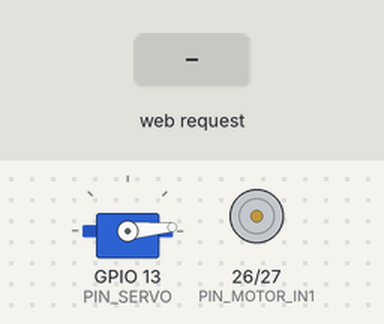
A sketch run on a simulated ESP32. On the bench: servo, motor-driver pin pairs drawn as motors (green arrow = first pin HIGH = forward, orange = second pin HIGH = backward, longer = more drive, scaled by the enable pin). Inputs (shaded band) come from the test bench. Servo pulses on a pin are drawn as a servo (544–2400 µs = 0–180°); what the sketch prints to the serial monitor is not drawn.

Above: at 1.4 s.
1.5 s: HTTP request GET /cmd?c=forward received
At 2.7 s:
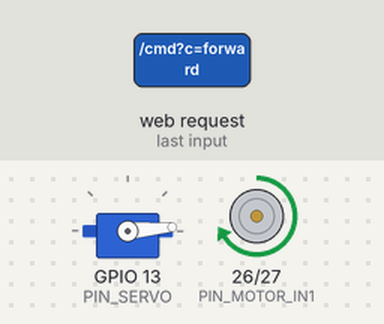
3.0 s: HTTP request GET /cmd?c=backward received
At 3.9 s:
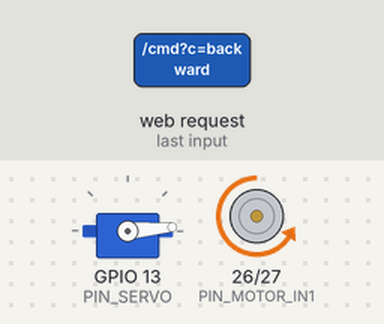
Timing chart, 0 to 6.0 s (numbered marks = the images above; inputs shaded):
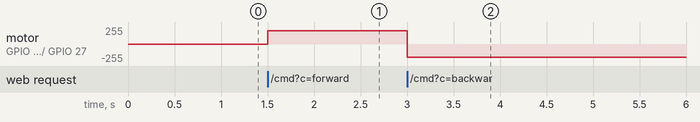

Measured:
- after the input at 1.5 s, motor on GPIO 26 (PIN_MOTOR_IN1) / GPIO 27 (PIN_MOTOR_IN2): stopped → forward 199/255 at once
- after the input at 3.0 s, motor on GPIO 26 (PIN_MOTOR_IN1) / GPIO 27 (PIN_MOTOR_IN2): forward 199/255 → backward 199/255 at once

The sketch:

RC-Car-WiFi-wAxis.ino
```cpp
/*
  ESP32 Web-Car Controller (updated for ESP32 Arduino core 3.x+ LEDC API)
  - AP SSID: "ESP32_Car" (no password)
  - Controls: w = forward, s = backward, a = left, d = right
  - Motor wiring:
      EN (speed PWM) -> GPIO 14
      IN1 (dir)      -> GPIO 26
      IN2 (dir)      -> GPIO 27
  - Servo signal -> GPIO 13
*/

#include <Arduino.h>

#ifndef ARDUINO_ARCH_ESP32
  #error "This sketch requires an ESP32 board. Select an ESP32 board in Tools->Board (install 'esp32' from Boards Manager if needed), then restart the IDE."
#endif

#ifdef ARDUINO_ARCH_ESP32
  #include "driver/ledc.h"
  #include <WiFi.h>
  #include <WebServer.h>
#endif

// ======= Pin configuration =======
const int PIN_MOTOR_EN  = 14;   // PWM enable pin
const int PIN_MOTOR_IN1 = 26;   // Motor direction IN1
const int PIN_MOTOR_IN2 = 27;   // Motor direction IN2
const int PIN_SERVO     = 13;   // Servo PWM signal

// ======= PWM configuration (new API uses pin-based attach) =======
// Motor PWM (use analog-style 8-bit range for convenience)
const uint32_t MOTOR_FREQ = 2000;    // 2 kHz for motors (adjust if needed)
const uint8_t  MOTOR_RES  = 8;       // 8-bit resolution (0..255)

// Servo: 50Hz
const uint32_t SERVO_FREQ = 50;      // 50 Hz for hobby servo
const uint8_t  SERVO_RES  = 16;      // bits of resolution for servo duty (1..20 allowed)

// Motor speed (0..maxMotor)
const uint8_t maxMotor = 200;       // change if you want slower/faster ( <= 255 for RES=8 )

// Servo pulse widths (microseconds)
const int SERVO_US_MIN = 0;  // full left (adjust if needed)
const int SERVO_US_CENTER = 600;
const int SERVO_US_MAX = 2000;  // full right (adjust if needed)
const int SERVO_LEFT_US   = 350;
const int SERVO_RIGHT_US  = 850;
const int SERVO_CENTER_US = SERVO_US_CENTER;

// ======= WiFi / Web server =======
WebServer server(80);
const char *AP_SSID = "ESP32_Car";
const char *AP_PSWD = ""; // open AP

// ======= Helper: convert microsecond pulse to duty for ledcWrite(pin, duty) =======
uint32_t servoDutyFromMicroseconds(int us) {
  // period in microseconds:
  const double period_us = 1e6 / (double)SERVO_FREQ; // ~20000 us for 50Hz
  const uint32_t maxDuty = (1UL << SERVO_RES) - 1;
  double fraction = (double)us / period_us;
  if (fraction < 0) fraction = 0;
  if (fraction > 1) fraction = 1;
  uint32_t duty = (uint32_t)(fraction * (double)maxDuty + 0.5);
  if (duty > maxDuty) duty = maxDuty;
  return duty;
}

// ======= Motor control helpers (direction pins + enable PWM on PIN_MOTOR_EN) =======
void motorStop() {
  digitalWrite(PIN_MOTOR_IN1, LOW);
  digitalWrite(PIN_MOTOR_IN2, LOW);
  // set PWM duty to 0
  ledcWrite(PIN_MOTOR_EN, 0);
}

void motorForward(uint8_t speed) {
  digitalWrite(PIN_MOTOR_IN1, HIGH);
  digitalWrite(PIN_MOTOR_IN2, LOW);
  if (speed > maxMotor) speed = maxMotor;
  ledcWrite(PIN_MOTOR_EN, speed); // ledcWrite(pin, duty) expects duty in 0..(2^resolution -1)
}

void motorBackward(uint8_t speed) {
  digitalWrite(PIN_MOTOR_IN1, LOW);
  digitalWrite(PIN_MOTOR_IN2, HIGH);
  if (speed > maxMotor) speed = maxMotor;
  ledcWrite(PIN_MOTOR_EN, speed);
}

// ======= Servo helpers =======
void servoWritePulse(int us) {
  uint32_t duty = servoDutyFromMicroseconds(us);
  ledcWrite(PIN_SERVO, duty);
}

void servoCenter() { servoWritePulse(SERVO_CENTER_US); }
void servoLeft()   { servoWritePulse(SERVO_LEFT_US); }
void servoRight()  { servoWritePulse(SERVO_RIGHT_US); }

// ======= Web page =======
const char indexHtml[] PROGMEM = R"rawliteral(
<!doctype html>
<html>
<head>
  <meta charset="utf-8">
  <title>ESP32 Car Control</title>
  <meta name="viewport" content="width=device-width,initial-scale=1">
  <style>
    body { font-family: Arial, Helvetica, sans-serif; text-align:center; margin: 20px; }
    .kbd { font-size: 18px; padding: 6px 12px; border:1px solid #999; display:inline-block; margin:4px; }
    #status { margin-top:12px; color:#333; }
    button { padding:10px 14px; margin:6px; }
  </style>
</head>
<body>
  <h2>ESP32 Car - Keyboard Control</h2>
  <p>Use keys:
    <span class="kbd">W</span> forward,
    <span class="kbd">S</span> backward,
    <span class="kbd">A</span> left,
    <span class="kbd">D</span> right.
    <br>
  Release key -> stops (keyup sends stop).</p>

  <div>
    <button onclick="sendCmd('forward')">Forward (w)</button>
    <button onclick="sendCmd('backward')">Backward (s)</button>
    <button onclick="sendCmd('left')">Left (a)</button>
    <button onclick="sendCmd('right')">Right (d)</button>
    <button onclick="sendCmd('stop')">Stop</button>
  </div>

  <p id="status">Status: ready</p>

<script>
  let lastKey = null;
  const statusEl = document.getElementById('status');

  function sendCmd(cmd) {
    fetch('/cmd?c='+encodeURIComponent(cmd)).catch((e)=>{ /* ignore */ });
    statusEl.textContent = 'Status: sent ' + cmd;
  }

  window.addEventListener('keydown', function(e) {
    const k = e.key.toLowerCase();
    if (lastKey === k) return; // ignore auto-repeat
    lastKey = k;
    if (k === 'w') sendCmd('forward');
    else if (k === 's') sendCmd('backward');
    else if (k === 'a') sendCmd('left');
    else if (k === 'd') sendCmd('right');
  });

  window.addEventListener('keyup', function(e) {
    const k = e.key.toLowerCase();
    if (k === 'w' || k === 's') {
      sendCmd('stop');
    }
    else if (k === 'a' || k === 'd') {
      sendCmd('stopserv');
    }
    lastKey = null;
  });

  window.addEventListener('blur', function() {
    sendCmd('stop');
    lastKey = null;
  });

  // Touch support: touchstart -> press, touchend -> stop
  document.querySelectorAll('button').forEach(btn=>{
    btn.addEventListener('touchstart', (ev)=> {
      const txt = btn.textContent.toLowerCase();
      if (txt.indexOf('forward') >= 0) sendCmd('forward');
      else if (txt.indexOf('backward') >= 0) sendCmd('backward');
      else if (txt.indexOf('left') >= 0) sendCmd('left');
      else if (txt.indexOf('right') >= 0) sendCmd('right');
      ev.preventDefault();
    });
    btn.addEventListener('touchend', (ev)=> {
      sendCmd('stop');
      ev.preventDefault();
    });
  });
</script>
</body>
</html>
)rawliteral";

// ======= Web handlers =======
void handleRoot() {
  server.send_P(200, "text/html", indexHtml);
}

void handleCmd() {
  String cmd = server.arg("c");
  cmd.trim();
  if (cmd == "forward") {
    motorForward(maxMotor);
  } else if (cmd == "backward") {
    motorBackward(maxMotor);
  } else if (cmd == "stop") {
    motorStop();
  } else if (cmd == "stopserv"){
    servoCenter();
  } else if (cmd == "left") {
    servoLeft();
  } else if (cmd == "right") {
    servoRight();
  } else {
    motorStop();
  }
  server.send(200, "text/plain", "OK");
}

// ======= Setup / Loop =======
void setup() {
  Serial.begin(115200);
  delay(200);

  // Direction pins
  pinMode(PIN_MOTOR_IN1, OUTPUT);
  pinMode(PIN_MOTOR_IN2, OUTPUT);
  digitalWrite(PIN_MOTOR_IN1, LOW);
  digitalWrite(PIN_MOTOR_IN2, LOW);

  // Attach LEDC to the motor enable pin (new API)
  // returns true on success; if it fails you will see it in Serial
  if (!ledcAttach(PIN_MOTOR_EN, MOTOR_FREQ, MOTOR_RES)) {
    Serial.println("Failed to attach LEDC to motor EN pin!");
  }

  // Attach LEDC to the servo pin (50Hz)
  if (!ledcAttach(PIN_SERVO, SERVO_FREQ, SERVO_RES)) {
    Serial.println("Failed to attach LEDC to servo pin!");
  }

  // Ensure motors stopped and servo centered at start
  motorStop();
  servoCenter();

  // Start WiFi AP
  WiFi.softAP(AP_SSID, AP_PSWD);
  IPAddress myIP = WiFi.softAPIP();
  Serial.printf("AP started: %s\n", AP_SSID);
  Serial.print("IP address: ");
  Serial.println(myIP);

  // Setup web routes
  server.on("/", handleRoot);
  server.on("/cmd", handleCmd);
  server.begin();
  Serial.println("HTTP server started");
}

void loop() {
  server.handleClient();
}
```
